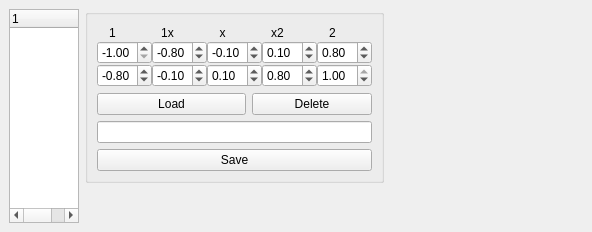
         <widget class="QWidget" name="tab_4">
          <attribute name="title">
           <string>Net ranges</string>
          </attribute>
          <layout class="QHBoxLayout" name="horizontalLayout_17">
           <property name="spacing">
            <number>6</number>
           </property>
           <property name="margin">
            <number>9</number>
           </property>
           <item>
            <layout class="QVBoxLayout" name="verticalLayout_9">
             <item>
              <widget class="QTreeWidget" name="tree_ranges_profile">
               <property name="sizePolicy">
                <sizepolicy hsizetype="Maximum" vsizetype="Expanding">
                 <horstretch>0</horstretch>
                 <verstretch>0</verstretch>
                </sizepolicy>
               </property>
               <property name="maximumSize">
                <size>
                 <width>241</width>
                 <height>16777215</height>
                </size>
               </property>
               <column>
                <property name="text">
                 <string notr="true">1</string>
                </property>
               </column>
              </widget>
             </item>
             <item>
              <layout class="QVBoxLayout" name="verticalLayout_10">
               <item>
                <layout class="QHBoxLayout" name="horizontalLayout_15"/>
               </item>
              </layout>
             </item>
            </layout>
           </item>
           <item>
            <layout class="QVBoxLayout" name="verticalLayout">
             <item>
              <widget class="QGroupBox" name="groupBox_8">
               <property name="minimumSize">
                <size>
                 <width>0</width>
                 <height>174</height>
                </size>
               </property>
               <property name="maximumSize">
                <size>
                 <width>323</width>
                 <height>212</height>
                </size>
               </property>
               <property name="title">
                <string/>
               </property>
               <layout class="QVBoxLayout" name="verticalLayout_20">
                <item>
                 <layout class="QHBoxLayout" name="horizontalLayout_13">
                  <property name="spacing">
                   <number>0</number>
                  </property>
                  <item>
                   <layout class="QVBoxLayout" name="verticalLayout_15">
                    <property name="spacing">
                     <number>0</number>
                    </property>
                    <item>
                     <widget class="QLabel" name="label_54">
                      <property name="maximumSize">
                       <size>
                        <width>31</width>
                        <height>17</height>
                       </size>
                      </property>
                      <property name="text">
                       <string>1</string>
                      </property>
                      <property name="alignment">
                       <set>Qt::AlignCenter</set>
                      </property>
                     </widget>
                    </item>
                    <item>
                     <widget class="QDoubleSpinBox" name="spin_1_min">
                      <property name="maximumSize">
                       <size>
                        <width>61</width>
                        <height>23</height>
                       </size>
                      </property>
                      <property name="readOnly">
                       <bool>false</bool>
                      </property>
                      <property name="minimum">
                       <double>-1.000000000000000</double>
                      </property>
                      <property name="maximum">
                       <double>1.000000000000000</double>
                      </property>
                      <property name="singleStep">
                       <double>0.010000000000000</double>
                      </property>
                      <property name="value">
                       <double>-1.000000000000000</double>
                      </property>
                     </widget>
                    </item>
                    <item>
                     <widget class="QDoubleSpinBox" name="spin_1_max">
                      <property name="maximumSize">
                       <size>
                        <width>61</width>
                        <height>24</height>
                       </size>
                      </property>
                      <property name="minimum">
                       <double>-1.000000000000000</double>
                      </property>
                      <property name="maximum">
                       <double>1.000000000000000</double>
                      </property>
                      <property name="singleStep">
                       <double>0.010000000000000</double>
                      </property>
                      <property name="value">
                       <double>-0.800000000000000</double>
                      </property>
                     </widget>
                    </item>
                   </layout>
                  </item>
                  <item>
                   <layout class="QVBoxLayout" name="verticalLayout_28">
                    <property name="spacing">
                     <number>0</number>
                    </property>
                    <item>
                     <widget class="QLabel" name="label_5">
                      <property name="maximumSize">
                       <size>
                        <width>31</width>
                        <height>17</height>
                       </size>
                      </property>
                      <property name="text">
                       <string>1x</string>
                      </property>
                      <property name="alignment">
                       <set>Qt::AlignCenter</set>
                      </property>
                     </widget>
                    </item>
                    <item>
                     <widget class="QDoubleSpinBox" name="spin_1x_min">
                      <property name="maximumSize">
                       <size>
                        <width>61</width>
                        <height>23</height>
                       </size>
                      </property>
                      <property name="minimum">
                       <double>-1.000000000000000</double>
                      </property>
                      <property name="maximum">
                       <double>1.000000000000000</double>
                      </property>
                      <property name="singleStep">
                       <double>0.010000000000000</double>
                      </property>
                      <property name="value">
                       <double>-0.800000000000000</double>
                      </property>
                     </widget>
                    </item>
                    <item>
                     <widget class="QDoubleSpinBox" name="spin_1x_max">
                      <property name="maximumSize">
                       <size>
                        <width>61</width>
                        <height>24</height>
                       </size>
                      </property>
                      <property name="minimum">
                       <double>-1.000000000000000</double>
                      </property>
                      <property name="maximum">
                       <double>1.000000000000000</double>
                      </property>
                      <property name="singleStep">
                       <double>0.010000000000000</double>
                      </property>
                      <property name="value">
                       <double>-0.100000000000000</double>
                      </property>
                     </widget>
                    </item>
                   </layout>
                  </item>
                  <item>
                   <layout class="QVBoxLayout" name="verticalLayout_29">
                    <property name="spacing">
                     <number>0</number>
                    </property>
                    <item>
                     <widget class="QLabel" name="label_56">
                      <property name="maximumSize">
                       <size>
                        <width>31</width>
                        <height>17</height>
                       </size>
                      </property>
                      <property name="text">
                       <string>x</string>
                      </property>
                      <property name="alignment">
                       <set>Qt::AlignCenter</set>
                      </property>
                     </widget>
                    </item>
                    <item>
                     <widget class="QDoubleSpinBox" name="spin_x_min">
                      <property name="maximumSize">
                       <size>
                        <width>61</width>
                        <height>23</height>
                       </size>
                      </property>
                      <property name="minimum">
                       <double>-1.000000000000000</double>
                      </property>
                      <property name="maximum">
                       <double>1.000000000000000</double>
                      </property>
                      <property name="singleStep">
                       <double>0.010000000000000</double>
                      </property>
                      <property name="value">
                       <double>-0.100000000000000</double>
                      </property>
                     </widget>
                    </item>
                    <item>
                     <widget class="QDoubleSpinBox" name="spin_x_max">
                      <property name="maximumSize">
                       <size>
                        <width>61</width>
                        <height>23</height>
                       </size>
                      </property>
                      <property name="minimum">
                       <double>-1.000000000000000</double>
                      </property>
                      <property name="maximum">
                       <double>1.000000000000000</double>
                      </property>
                      <property name="singleStep">
                       <double>0.010000000000000</double>
                      </property>
                      <property name="value">
                       <double>0.100000000000000</double>
                      </property>
                     </widget>
                    </item>
                   </layout>
                  </item>
                  <item>
                   <layout class="QVBoxLayout" name="verticalLayout_30">
                    <property name="spacing">
                     <number>0</number>
                    </property>
                    <item>
                     <widget class="QLabel" name="label_57">
                      <property name="maximumSize">
                       <size>
                        <width>31</width>
                        <height>17</height>
                       </size>
                      </property>
                      <property name="text">
                       <string>x2</string>
                      </property>
                      <property name="alignment">
                       <set>Qt::AlignCenter</set>
                      </property>
                     </widget>
                    </item>
                    <item>
                     <widget class="QDoubleSpinBox" name="spin_x2_min">
                      <property name="maximumSize">
                       <size>
                        <width>57</width>
                        <height>23</height>
                       </size>
                      </property>
                      <property name="minimum">
                       <double>-1.000000000000000</double>
                      </property>
                      <property name="maximum">
                       <double>1.000000000000000</double>
                      </property>
                      <property name="singleStep">
                       <double>0.010000000000000</double>
                      </property>
                      <property name="value">
                       <double>0.100000000000000</double>
                      </property>
                     </widget>
                    </item>
                    <item>
                     <widget class="QDoubleSpinBox" name="spin_x2_max">
                      <property name="maximumSize">
                       <size>
                        <width>57</width>
                        <height>23</height>
                       </size>
                      </property>
                      <property name="minimum">
                       <double>-1.000000000000000</double>
                      </property>
                      <property name="maximum">
                       <double>1.000000000000000</double>
                      </property>
                      <property name="singleStep">
                       <double>0.010000000000000</double>
                      </property>
                      <property name="value">
                       <double>0.800000000000000</double>
                      </property>
                     </widget>
                    </item>
                   </layout>
                  </item>
                  <item>
                   <layout class="QVBoxLayout" name="verticalLayout_54">
                    <property name="spacing">
                     <number>0</number>
                    </property>
                    <item>
                     <widget class="QLabel" name="label_58">
                      <property name="maximumSize">
                       <size>
                        <width>31</width>
                        <height>17</height>
                       </size>
                      </property>
                      <property name="text">
                       <string>2</string>
                      </property>
                      <property name="alignment">
                       <set>Qt::AlignCenter</set>
                      </property>
                     </widget>
                    </item>
                    <item>
                     <widget class="QDoubleSpinBox" name="spin_2_min">
                      <property name="maximumSize">
                       <size>
                        <width>57</width>
                        <height>23</height>
                       </size>
                      </property>
                      <property name="minimum">
                       <double>-1.000000000000000</double>
                      </property>
                      <property name="maximum">
                       <double>1.000000000000000</double>
                      </property>
                      <property name="singleStep">
                       <double>0.010000000000000</double>
                      </property>
                      <property name="value">
                       <double>0.800000000000000</double>
                      </property>
                     </widget>
                    </item>
                    <item>
                     <widget class="QDoubleSpinBox" name="spin_2_max">
                      <property name="maximumSize">
                       <size>
                        <width>57</width>
                        <height>23</height>
                       </size>
                      </property>
                      <property name="minimum">
                       <double>-1.000000000000000</double>
                      </property>
                      <property name="maximum">
                       <double>1.000000000000000</double>
                      </property>
                      <property name="singleStep">
                       <double>0.010000000000000</double>
                      </property>
                      <property name="value">
                       <double>1.000000000000000</double>
                      </property>
                     </widget>
                    </item>
                   </layout>
                  </item>
                 </layout>
                </item>
                <item>
                 <layout class="QHBoxLayout" name="horizontalLayout_16">
                  <item>
                   <widget class="QPushButton" name="button_ranges_load">
                    <property name="text">
                     <string>Load</string>
                    </property>
                    <property name="icon">
                     <iconset resource="../icons/icons.qrc">
                      <normaloff>:/actions/actions/fileopen.png</normaloff>:/actions/actions/fileopen.png</iconset>
                    </property>
                   </widget>
                  </item>
                  <item>
                   <widget class="QPushButton" name="button_ranges_delete">
                    <property name="sizePolicy">
                     <sizepolicy hsizetype="Ignored" vsizetype="Fixed">
                      <horstretch>0</horstretch>
                      <verstretch>0</verstretch>
                     </sizepolicy>
                    </property>
                    <property name="maximumSize">
                     <size>
                      <width>120</width>
                      <height>16777215</height>
                     </size>
                    </property>
                    <property name="text">
                     <string>Delete</string>
                    </property>
                    <property name="icon">
                     <iconset resource="../icons/icons.qrc">
                      <normaloff>:/actions/actions/editdelete.png</normaloff>:/actions/actions/editdelete.png</iconset>
                    </property>
                   </widget>
                  </item>
                 </layout>
                </item>
                <item>
                 <layout class="QVBoxLayout" name="verticalLayout_19">
                  <item>
                   <widget class="QLineEdit" name="line_ranges"/>
                  </item>
                  <item>
                   <layout class="QHBoxLayout" name="horizontalLayout_9">
                    <item>
                     <widget class="QPushButton" name="button_ranges_save">
                      <property name="text">
                       <string>Save</string>
                      </property>
                      <property name="icon">
                       <iconset resource="../icons/icons.qrc">
                        <normaloff>:/actions/actions/filesaveas.png</normaloff>:/actions/actions/filesaveas.png</iconset>
                      </property>
                     </widget>
                    </item>
                   </layout>
                  </item>
                 </layout>
                </item>
               </layout>
              </widget>
             </item>
             <item>
              <spacer name="verticalSpacer_2">
               <property name="orientation">
                <enum>Qt::Vertical</enum>
               </property>
               <property name="sizeHint" stdset="0">
                <size>
                 <width>20</width>
                 <height>40</height>
                </size>
               </property>
              </spacer>
             </item>
            </layout>
           </item>
           <item>
            <spacer name="horizontalSpacer">
             <property name="orientation">
              <enum>Qt::Horizontal</enum>
             </property>
             <property name="sizeHint" stdset="0">
              <size>
               <width>199</width>
               <height>20</height>
              </size>
             </property>
            </spacer>
           </item>
          </layout>
         </widget>
